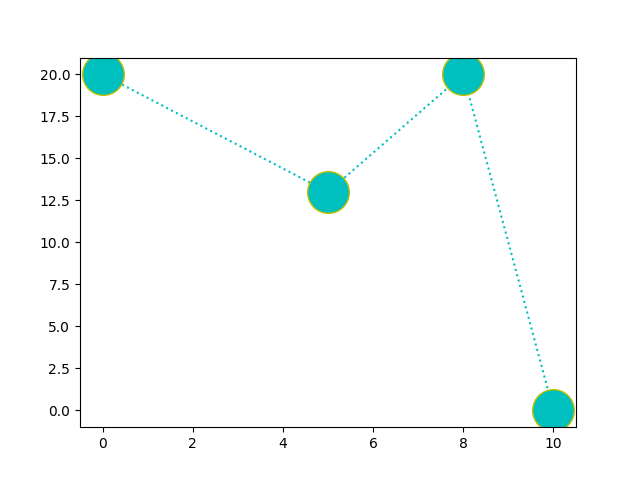

Python code for this plot:
import matplotlib.pyplot as mp
import numpy as np
mp.plot(np.array([0,5,8,10]),np.array([20,13,20,0]),'o:c',marker='o',ms=30,mec='y')
mp.show()
